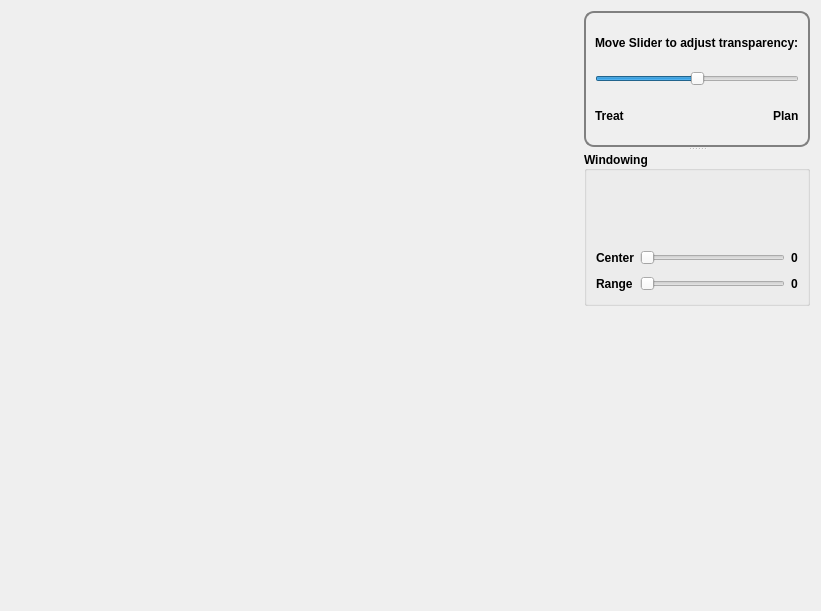
                  <widget class="QWidget" name="Overlay">
                   <property name="geometry">
                    <rect>
                     <x>0</x>
                     <y>0</y>
                     <width>821</width>
                     <height>611</height>
                    </rect>
                   </property>
                   <attribute name="label">
                    <string>Overlay</string>
                   </attribute>
                   <layout class="QGridLayout" name="gridLayout_28">
                    <item row="0" column="1">
                     <widget class="QSplitter" name="splitter_2">
                      <property name="orientation">
                       <enum>Qt::Vertical</enum>
                      </property>
                      <widget class="QFrame" name="frame">
                       <property name="sizePolicy">
                        <sizepolicy hsizetype="Maximum" vsizetype="Maximum">
                         <horstretch>0</horstretch>
                         <verstretch>0</verstretch>
                        </sizepolicy>
                       </property>
                       <property name="minimumSize">
                        <size>
                         <width>0</width>
                         <height>0</height>
                        </size>
                       </property>
                       <property name="styleSheet">
                        <string notr="true">QFrame {
	border: 2px solid gray;
	border-radius: 10px;
}
</string>
                       </property>
                       <property name="frameShape">
                        <enum>QFrame::StyledPanel</enum>
                       </property>
                       <property name="frameShadow">
                        <enum>QFrame::Sunken</enum>
                       </property>
                       <layout class="QGridLayout" name="gridLayout_20">
                        <item row="2" column="0">
                         <widget class="QLabel" name="label_27">
                          <property name="sizePolicy">
                           <sizepolicy hsizetype="Expanding" vsizetype="Preferred">
                            <horstretch>0</horstretch>
                            <verstretch>0</verstretch>
                           </sizepolicy>
                          </property>
                          <property name="font">
                           <font>
                            <weight>75</weight>
                            <italic>false</italic>
                            <bold>true</bold>
                           </font>
                          </property>
                          <property name="styleSheet">
                           <string notr="true">border: 0px;</string>
                          </property>
                          <property name="text">
                           <string>Treat</string>
                          </property>
                         </widget>
                        </item>
                        <item row="2" column="1">
                         <widget class="QLabel" name="label_28">
                          <property name="font">
                           <font>
                            <weight>75</weight>
                            <italic>false</italic>
                            <bold>true</bold>
                           </font>
                          </property>
                          <property name="styleSheet">
                           <string notr="true">border: 0px;</string>
                          </property>
                          <property name="text">
                           <string>Plan</string>
                          </property>
                         </widget>
                        </item>
                        <item row="1" column="0" colspan="2">
                         <widget class="QSlider" name="Slider_Planar_Overlay">
                          <property name="sizePolicy">
                           <sizepolicy hsizetype="Minimum" vsizetype="Fixed">
                            <horstretch>0</horstretch>
                            <verstretch>0</verstretch>
                           </sizepolicy>
                          </property>
                          <property name="minimumSize">
                           <size>
                            <width>0</width>
                            <height>20</height>
                           </size>
                          </property>
                          <property name="maximum">
                           <number>100</number>
                          </property>
                          <property name="sliderPosition">
                           <number>50</number>
                          </property>
                          <property name="orientation">
                           <enum>Qt::Horizontal</enum>
                          </property>
                         </widget>
                        </item>
                        <item row="0" column="0" colspan="2">
                         <widget class="QLabel" name="label_29">
                          <property name="font">
                           <font>
                            <weight>75</weight>
                            <italic>false</italic>
                            <bold>true</bold>
                           </font>
                          </property>
                          <property name="styleSheet">
                           <string notr="true">border: 0px;</string>
                          </property>
                          <property name="text">
                           <string>Move Slider to adjust transparency:</string>
                          </property>
                         </widget>
                        </item>
                       </layout>
                      </widget>
                      <widget class="QGroupBox" name="groupBox_16">
                       <property name="sizePolicy">
                        <sizepolicy hsizetype="Maximum" vsizetype="Maximum">
                         <horstretch>0</horstretch>
                         <verstretch>0</verstretch>
                        </sizepolicy>
                       </property>
                       <property name="minimumSize">
                        <size>
                         <width>0</width>
                         <height>0</height>
                        </size>
                       </property>
                       <property name="font">
                        <font>
                         <weight>75</weight>
                         <italic>false</italic>
                         <bold>true</bold>
                        </font>
                       </property>
                       <property name="title">
                        <string>Windowing</string>
                       </property>
                       <property name="alignment">
                        <set>Qt::AlignLeading|Qt::AlignLeft|Qt::AlignVCenter</set>
                       </property>
                       <layout class="QGridLayout" name="gridLayout_21">
                        <item row="2" column="2">
                         <widget class="QLabel" name="Txt_Overlay_GV_range">
                          <property name="text">
                           <string>0</string>
                          </property>
                         </widget>
                        </item>
                        <item row="1" column="2">
                         <widget class="QLabel" name="Txt_Overlay_GV_center">
                          <property name="autoFillBackground">
                           <bool>false</bool>
                          </property>
                          <property name="text">
                           <string>0</string>
                          </property>
                         </widget>
                        </item>
                        <item row="2" column="0">
                         <widget class="QLabel" name="label_41">
                          <property name="font">
                           <font>
                            <weight>75</weight>
                            <italic>false</italic>
                            <bold>true</bold>
                           </font>
                          </property>
                          <property name="text">
                           <string>Range</string>
                          </property>
                         </widget>
                        </item>
                        <item row="1" column="1">
                         <widget class="QSlider" name="Slider_Overlay_GV_center">
                          <property name="sizePolicy">
                           <sizepolicy hsizetype="Expanding" vsizetype="Fixed">
                            <horstretch>0</horstretch>
                            <verstretch>0</verstretch>
                           </sizepolicy>
                          </property>
                          <property name="minimumSize">
                           <size>
                            <width>0</width>
                            <height>20</height>
                           </size>
                          </property>
                          <property name="orientation">
                           <enum>Qt::Horizontal</enum>
                          </property>
                         </widget>
                        </item>
                        <item row="1" column="0">
                         <widget class="QLabel" name="label_40">
                          <property name="font">
                           <font>
                            <weight>75</weight>
                            <italic>false</italic>
                            <bold>true</bold>
                           </font>
                          </property>
                          <property name="text">
                           <string>Center</string>
                          </property>
                         </widget>
                        </item>
                        <item row="2" column="1">
                         <widget class="QSlider" name="Slider_Overlay_GV_range">
                          <property name="sizePolicy">
                           <sizepolicy hsizetype="Minimum" vsizetype="Fixed">
                            <horstretch>0</horstretch>
                            <verstretch>0</verstretch>
                           </sizepolicy>
                          </property>
                          <property name="minimumSize">
                           <size>
                            <width>0</width>
                            <height>20</height>
                           </size>
                          </property>
                          <property name="orientation">
                           <enum>Qt::Horizontal</enum>
                          </property>
                         </widget>
                        </item>
                        <item row="0" column="0" colspan="3">
                         <widget class="matplotlibWidget" name="Display_Overlay_Hist" native="true">
                          <property name="minimumSize">
                           <size>
                            <width>0</width>
                            <height>0</height>
                           </size>
                          </property>
                         </widget>
                        </item>
                       </layout>
                      </widget>
                     </widget>
                    </item>
                    <item row="1" column="1">
                     <spacer name="verticalSpacer_4">
                      <property name="orientation">
                       <enum>Qt::Vertical</enum>
                      </property>
                      <property name="sizeHint" stdset="0">
                       <size>
                        <width>20</width>
                        <height>40</height>
                       </size>
                      </property>
                     </spacer>
                    </item>
                    <item row="0" column="0" rowspan="2">
                     <widget class="matplotlibWidget" name="Display_Overlay" native="true">
                      <property name="sizePolicy">
                       <sizepolicy hsizetype="Expanding" vsizetype="Maximum">
                        <horstretch>0</horstretch>
                        <verstretch>0</verstretch>
                       </sizepolicy>
                      </property>
                      <property name="minimumSize">
                       <size>
                        <width>0</width>
                        <height>0</height>
                       </size>
                      </property>
                      <property name="maximumSize">
                       <size>
                        <width>1000000</width>
                        <height>1000000</height>
                       </size>
                      </property>
                     </widget>
                    </item>
                   </layout>
                  </widget>
